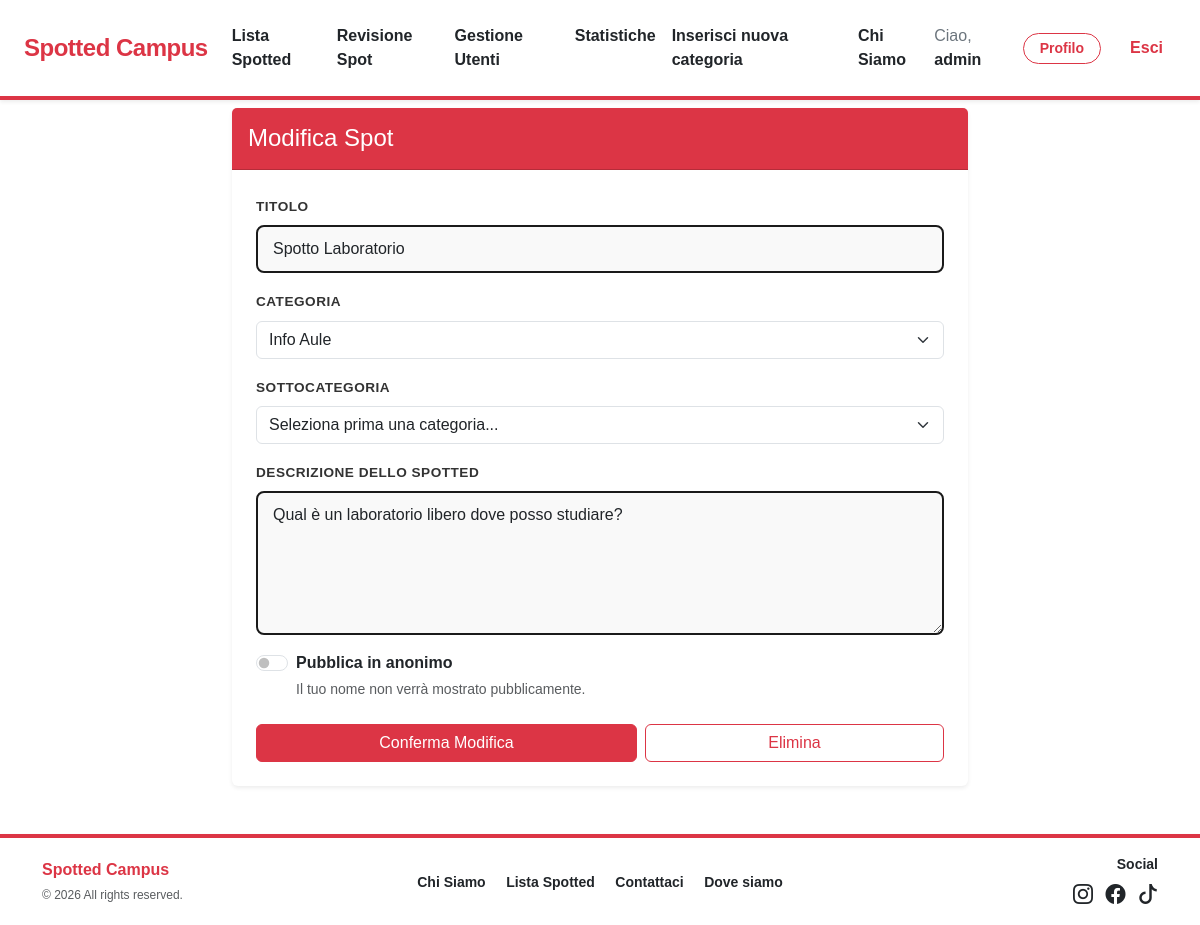
The app's page /gestione-spot.php?id=2 (signed in) with its own data.
### tables this page shows
CREATE TABLE SPOT (
    idSpot INT AUTO_INCREMENT PRIMARY KEY,
    titolo VARCHAR(255) NOT NULL,
    testo TEXT NOT NULL,
    dataInserimento DATETIME DEFAULT CURRENT_TIMESTAMP,
    stato ENUM('in_attesa', 'approvato', 'rifiutato') DEFAULT 'in_attesa',
    isAnonymous BOOLEAN DEFAULT 0,
    idCategoria INT NOT NULL,
    idSottoCategoria INT,
    usernameUtente VARCHAR(100),
    usernameAdminApprovato VARCHAR(100) NULL, 
    dataApprovazione DATETIME NULL,

    FOREIGN KEY (idCategoria) REFERENCES CATEGORIE(idCategoria),
    FOREIGN KEY (idSottoCategoria) REFERENCES SOTTOCATEGORIE(idSottoCategoria) ON DELETE SET NULL,
    FOREIGN KEY (usernameUtente) REFERENCES UTENTI(username) ON DELETE SET NULL,
    FOREIGN KEY (usernameAdminApprovato) REFERENCES UTENTI(username) ON DELETE SET NULL
);

CREATE TABLE CATEGORIE (
    idCategoria INT AUTO_INCREMENT PRIMARY KEY,
    nome VARCHAR(100) UNIQUE NOT NULL
);

### gestione-spot.php (called while the page is built, shortened)
<?php
require_once 'bootstrap.php';
$idSpot = isset($_GET["id"]) ? $_GET["id"] : null;
$spotEsistente = null;
if ($idSpot) {
    $spotEsistente = $dbh->getSpotById($idSpot);
}
$templateParams["titolo"] = "Spot The Bug - Gestione Spot";
$templateParams["nome"] = "gestione-spot-page.php";
$templateParams["categorie"] = $dbh->getCategories();
$templateParams["spot"] = $spotEsistente;
require 'template/base.php';
?>

### db/database.php (called while the page is built, shortened)
<?php
class DatabaseHelper
{
    private $db;
    public function __construct($servername, $username, $password, $dbname, $port)
    {
        $this->db = new mysqli($servername, $username, $password, $dbname, $port);
    }
    public function getCategories()
    {
        $stmt = $this->db->prepare("SELECT idCategoria,nome FROM CATEGORIE");
        $stmt->execute();
        $result = $stmt->get_result();
        return $result->fetch_all(MYSQLI_ASSOC);
    }
    public function getSpotById($idSpot)
    {
        $stmt = $this->db->prepare("SELECT * FROM SPOT WHERE idSpot = ?");
        $stmt->bind_param('i', $idSpot);
        $stmt->execute();
        return $stmt->get_result()->fetch_assoc();
    }
}

### bootstrap.php (called while the page is built, shortened)
<?php
require_once("db/database.php");
$dbh = new DatabaseHelper("localhost", "root", "", "spotted", 3306);
?>

### template/gestione-spot-page.php (the view, shortened to what this page needs)
<section class="container mt-5" aria-labelledby="form-title">
    <div class="row justify-content-center">
        <div class="col-md-8">
            <div class="card shadow-sm border-0">
                <div class="card-header bg-danger text-white py-3">
                    <?php
                    $spot = isset($templateParams["spot"]) ? $templateParams["spot"] : null;
                    $isEdit = ($spot != null);
                    ?>
                    <h2 class="h4 mb-0" id="form-title"><?php echo $isEdit ? "Modifica Spot" : "Crea il tuo Spot"; ?></h2>
                </div>
                <div class="card-body p-4">
                    <form id="form-spot"
                        action="gestione-spot.php<?php echo $isEdit ? '?id=' . $spot['idSpot'] : ''; ?>" method="POST"
                        data-is-edit="<?php echo $isEdit ? 'true' : 'false'; ?>"
                        data-init-cat="<?php echo $isEdit ? $spot['idCategoria'] : ''; ?>"
                        data-init-subcat="<?php echo $isEdit ? $spot['idSottoCategoria'] : ''; ?>" method="POST">
                        <div class="mb-3">
                            <label for="titolo" class="form-label fw-bold">Titolo</label>
                            <input type="text" name="titolo" class="form-control" id="titolo"
                                value="<?php echo $isEdit ? htmlspecialchars($spot['titolo']) : ''; ?>" required>
                        </div>
                        <div class="mb-3">
                            <label for="categoria" class="form-label fw-bold">Categoria</label>
                            <select name="categoria" id="categoria" class="form-select" required>
                                <?php foreach ($templateParams["categorie"] as $cat): ?>
                                    <option value="<?php echo $cat['idCategoria']; ?>" <?php echo ($isEdit && $spot['idCategoria'] == $cat['idCategoria']) ? 'selected' : ''; ?>>
                                        <?php echo $cat['nome']; ?>
                                    </option>
                                <?php endforeach; ?>
                            </select>
                        </div>
                        <div class="mb-3">
                            <label for="sottocategoria" class="form-label fw-bold">Sottocategoria</label>
                            <select name="sottocategoria" id="sottocategoria" class="form-select">
                                <option value="">Seleziona prima una categoria...</option>
                            </select>
                        </div>
                        <div class="mb-3">
                            <label for="testo" class="form-label fw-bold">Descrizione dello Spotted</label>
                            <textarea name="testo" class="form-control" id="testo" rows="5"
                                required><?php echo $isEdit ? htmlspecialchars($spot['testo']) : ''; ?></textarea>
                        </div>
                        <div class="mb-3">
                            <div class="form-check form-switch">
                                <input class="form-check-input" type="checkbox" name="isAnonymous" id="isAnonymous"
                                    value="1" <?php echo ($isEdit && isset($spot['isAnonymous']) && $spot['isAnonymous']) ? 'checked' : ''; ?> aria-describedby="anon-help">
                                <label class="form-check-label fw-bold" for="isAnonymous">
                                    Pubblica in anonimo
                                </label>
                                <div class="form-text" id="anon-help">Il tuo nome non verrà mostrato pubblicamente.</div>
                            </div>
                        </div>
                        <div class="mt-4">
                            <?php if (!$isEdit): ?>
                                <button type="submit" name="azione" value="pubblica"
                                    class="btn btn-danger w-100">Pubblica</button>
                            <?php else: ?>
                                <div class="d-flex gap-2">
                                    <button type="submit" name="azione" value="modifica"
                                        class="btn btn-danger flex-grow-1">Conferma Modifica</button>
                                    <button type="submit" name="azione" value="elimina"
                                        class="btn btn-outline-danger flex-grow-1"
                                        onclick="return confirm('Eliminare definitivamente?')">Elimina</button>
                                </div>
                            <?php endif; ?>
                        </div>
                    </form>
                </div>
            </div>
        </div>
    </div>
</section>

### css/style.css (style rules this page uses)
body { font-family: 'Outfit', sans-serif; background-color: #ffffff; color: #333; margin: 0; }
.form-label { font-weight: 700; color: #333; text-transform: uppercase; font-size: 0.85rem; letter-spacing: 0.5px; }
.form-control { border: 2px solid #1a1a1a; border-radius: 8px; padding: 10px 15px; font-weight: 500; background-color: #f9f9f9; transition: all 0.2s; }

### records on screen
spot: titolo "Spotto Laboratorio", categoria "Info Aule", testo "Qual è un laboratorio libero dove posso studiare?"

### other values on screen
$_SESSION["username"] "admin"
